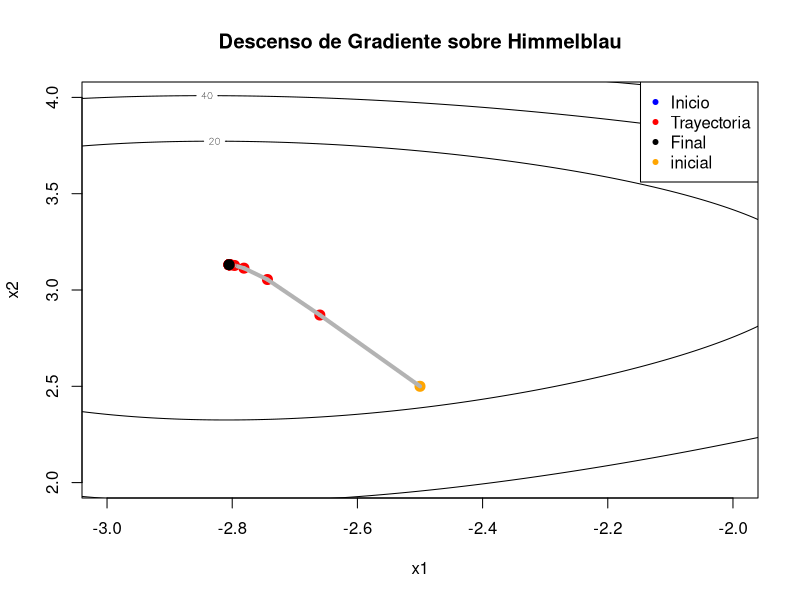

Generate this figure with R:
#funcion objetico
f <- function(x) {
  
  (x[1]^2 + x[2] -11)^2 + (x[1] + x[2]^2 -7)^2 
}
#--------------------------
#gradeinte
f_prima <- function(x){
  
  dx <- 2*(x[1]^2 + x[2] -11)*(2*x[1]) + 2*(x[1] + x[2]^2 -7)
  dy <- 2*(x[1]^2 + x[2] -11) + 2*(x[1] + x[2]^2 -7)*(2*x[2])
  return(c(dx ,dy))
}
#--------------------------

#aprendisaje
alpha <- 0.01
#alpha <- 0.001
#alpha <- 0.005
x <- c(-2.5 , 2.5)
#-----------------

#constantes
tolerancia <- 1e-6
max_inter <- 10000
#-----------------

#contador
contador <- 0
#-----------------

# Variable para acumular distancia total
distancia_total <- 0
#-----------------

#malla para curva de nivel
x1_seq <- seq(-4, -1, length.out = 500)  # Rango en x1
x2_seq <- seq(1, 6, length.out = 500)  # Rango en x2
#-----------------

# 2. Calcular f(x1, x2) para cada punto de la malla
z <- matrix(NA, nrow = length(x1_seq), ncol = length(x2_seq))
for (i in 1:length(x1_seq)) {
  for (j in 1:length(x2_seq)) {
    z[i, j] <- f(c(x1_seq[i], x2_seq[j]))
  }
}
#-----------------

# Inicializar gráfico
contour(x1_seq, x2_seq, z, 
        nlevels = 30,           # Número de curvas
        col = "black",      # Color de las curvas
        lwd = 1,
        xlim = c(-3, -2), 
        ylim = c(2, 4),
        xlab = "x1", 
        ylab = "x2",
        main = "Descenso de Gradiente sobre Himmelblau")
#-----------------

# Agregar leyenda
legend("topright", legend = c("Inicio", "Trayectoria", "Final", "inicial"), 
       col = c("blue", "red", "black","orange"), pch = 20, cex = 1)
#-----------------

#Punto inicial
points(-2.5, 2.5, pch = 20, col = "orange", cex = 2)
#-----------------

for (i in 1:max_inter){
  #Cada vez que entra suma 1 para tener la cantidad de iteracion
  contador <- contador + 1
  #-----------------
  
  #calculo del nuevo X
  x_nuevo <- x - alpha*f_prima(x)
  #-----------------
  
  #graficar
  points(x_nuevo[1], x_nuevo[2], pch = 20, col = "red", cex = 2)
  #-------------------------------------------------------------------
  # Graficar línea de trayectoria entre x y x_nuevo
  segments(x[1], x[2], x_nuevo[1], x_nuevo[2], col = "gray70", lwd = 4)
  #-----------------
  # Calcular distancia recorrida en este paso
  distancia_paso <- sqrt((x_nuevo[1] - x[1])^2 + (x_nuevo[2] - x[2])^2)
  distancia_total <- distancia_total + distancia_paso
  #-------------------------------------------------------------------
  
  #retriccion para evitar errores
  if(norm(f_prima(x_nuevo), "2") < tolerancia | 
     norm(x_nuevo - x, "2") < tolerancia){
    break
  }
  #-----------------
  
  #remplazaomos X original por X nuevo para repetir el ciclo
  x <- x_nuevo
}

# Mostrar resultados
points(x_nuevo[1], x_nuevo[2], pch = 20, col = "black", cex = 2)
cat("El número de iteraciones necesarias es:", contador, "\n")
cat("El valor de alpha es:", alpha, "\n")
cat("El punto mínimo encontrado es:", x_nuevo, "\n")
cat("El valor de la función en ese punto es:", f(x_nuevo), "\n")